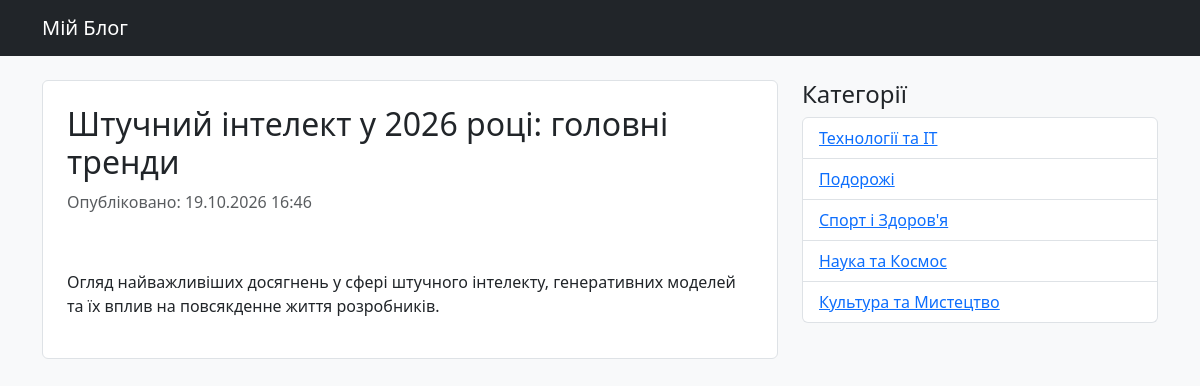
The page /articles/2026/10/19/shtuchnij-intelekt-u-2026-roci-golovni-trendi/ on the database its author committed.
### app_blog/models.py (models this page shows, shortened)
class Article(models.Model):
    title = models.CharField('Заголовок', max_length=250, help_text='Максимум 250 символів')
    description = models.TextField('Опис', blank=True, null=True)
    pub_date = models.DateTimeField('Дата публікації', default=timezone.now)
    slug = models.SlugField('Слаг', max_length=250, unique_for_date='pub_date')
    main_page = models.BooleanField('Головна', default=False, help_text='Показувати на головній сторінці')
    category = models.ForeignKey(Category, related_name='articles', blank=True, null=True, verbose_name='Категорія', on_delete=models.CASCADE)
    class Meta:
        ordering = ['-pub_date']
        verbose_name = 'Стаття'
        verbose_name_plural = 'Статті'

class Category(models.Model):
    category = models.CharField('Категорія', max_length=250, help_text='Максимум 250 символів')
    slug = models.SlugField('Слаг', max_length=250, unique=True, blank=True, null=True)
    class Meta:
        verbose_name = 'Категорія для публікації'
        verbose_name_plural = 'Категорії для публікацій'

### app_blog/views.py (the view)
# urls.py: path('articles/<int:year>/<int:month>/<int:day>/<slug:slug>/', ArticleDetail.as_view(), name='news-detail'),
class ArticleDetail(DetailView):
    model = Article
    template_name = 'article_detail.html'
    context_object_name = 'article'
    def get_context_data(self, **kwargs):
        context = super().get_context_data(**kwargs)
        context['categories'] = Category.objects.all()
        return context

### app_blog/templates/article_detail.html (shortened to what this page needs)
{% extends "index.html" %}
{% block content %}
<article class="post bg-white p-4 rounded border">
    <h2>{{ article.title }}</h2>
    <p class="text-muted">Опубліковано: {{ article.pub_date|date:"d.m.Y H:i" }}</p>
    {% if article.images.all %}
    <link href="https://cdnjs.cloudflare.com/ajax/libs/fotorama/4.6.4/fotorama.css" rel="stylesheet">
    <div class="fotorama" data-nav="thumbs" data-allowfullscreen="true">
    </div>
    {% endif %}
    <div class="content mt-3">
        {{ article.description|linebreaks }}
    </div>
</article>
{% endblock %}

### app_blog/templates/index.html (shortened to what this page needs)
<!DOCTYPE html>
<html lang="uk">
<head>
    <link rel="stylesheet" href="https://cdn.jsdelivr.net/npm/bootstrap@5.3.0/dist/css/bootstrap.min.css">
</head>
<body class="bg-light">
    <nav class="navbar navbar-expand-lg navbar-dark bg-dark mb-4">
        <div class="container">
            <a class="navbar-brand" href="{% url 'home' %}">Мій Блог</a>
        </div>
    </nav>
    <div class="container">
        <div class="row">
            <div class="col-md-8">
                {% block content %}{% endblock %}
            </div>
            <div class="col-md-4">
                <h4>Категорії</h4>
                <ul class="list-group">
                    {% for cat in categories %}
                        <li class="list-group-item">
                            <a href="{% url 'articles-category-list' cat.slug %}">{{ cat.category }}</a>
                        </li>
                    {% endfor %}
                </ul>
            </div>
        </div>
    </div>
</body>
</html>

### rows shown on the page
Article: title "Штучний інтелект у 2026 році: головні тренди", pub_date "19.10.2026 16:46", description "Огляд найважливіших досягнень у сфері штучного інтелекту, генеративних моделей та їх вплив на повсякденне життя розробників."
Category: category "Технології та IT"
Category: category "Подорожі"
Category: category "Спорт і Здоров'я"
Category: category "Наука та Космос"
Category: category "Культура та Мистецтво"
